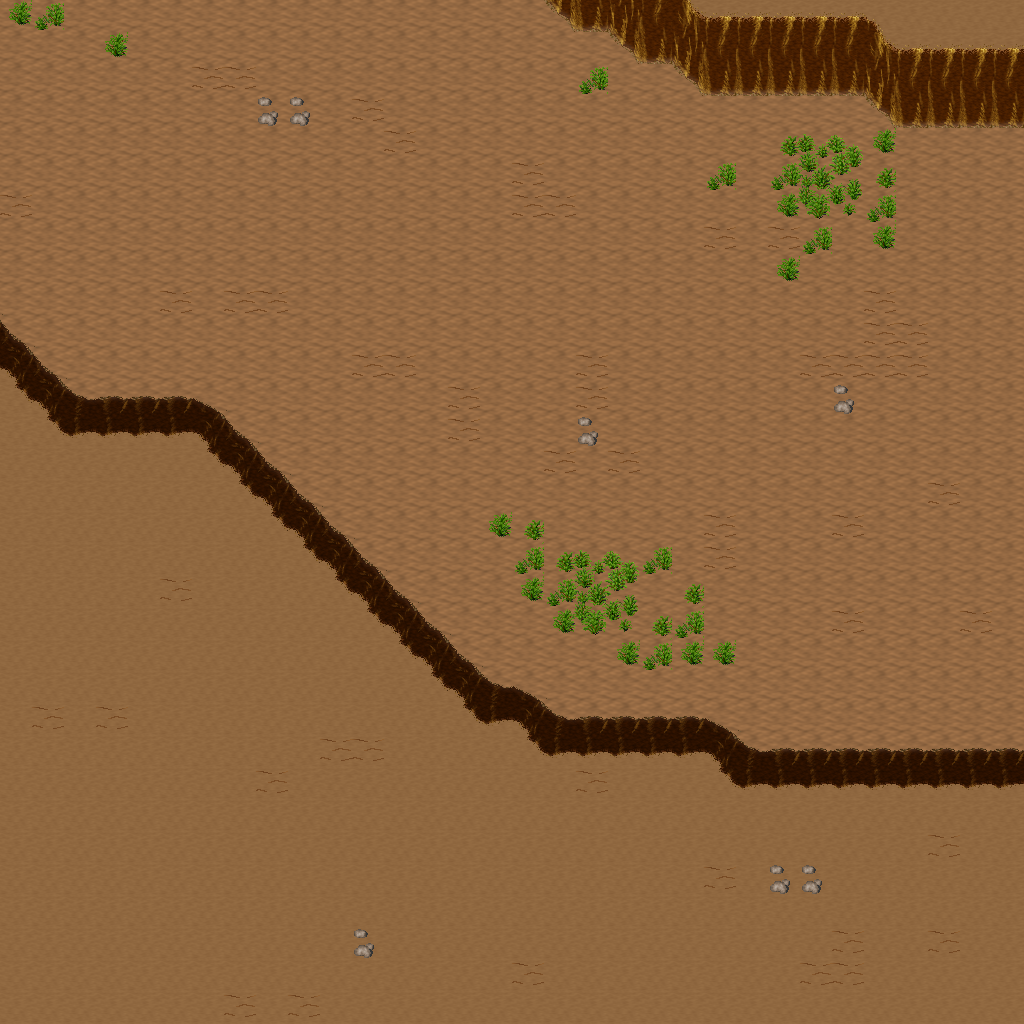

This is a level from a 2D game, rendered from its Tiled map with the project's own tilesets. A one-line summary and the map file follow, with tile-layer data summarised:
An orthogonal 32x32 tile map with 32x32 px tiles, 5 tile layers (Ground, Objects, Objects2, Above, ...), 1 hidden layer not drawn, 20 tilesets.

<map version="1.10" tiledversion="1.11.0" orientation="orthogonal" renderorder="right-down" width="32" height="32" tilewidth="32" tileheight="32" infinite="0" nextlayerid="11" nextobjectid="1">
 <tileset firstgid="1" name="ground_ground" tilewidth="32" tileheight="32" tilecount="33" columns="3">
  <image source="../drawable/ground_ground.png" width="96" height="352" />
 </tileset>
 <tileset firstgid="34" name="ground_ridge_earth_dark" tilewidth="32" tileheight="32" tilecount="96" columns="12">
  <image source="../drawable/ground_ridge_earth_dark.png" width="384" height="256" />
 </tileset>
 <tileset firstgid="130" name="ground_earth_edges" tilewidth="32" tileheight="32" tilecount="18" columns="6">
  <image source="../drawable/ground_earth_edges.png" width="192" height="96" />
 </tileset>
 <tileset firstgid="148" name="ground_rock_pebbles" tilewidth="32" tileheight="32" tilecount="3" columns="1">
  <image source="../drawable/ground_rock_pebbles.png" width="32" height="96" />
 </tileset>
 <tileset firstgid="151" name="item_statue_grey_stone" tilewidth="32" tileheight="32" tilecount="4" columns="2">
  <image source="../drawable/item_statue_grey_stone.png" width="64" height="64" />
 </tileset>
 <tileset firstgid="155" name="ground_square_patch" tilewidth="32" tileheight="32" tilecount="9" columns="3">
  <image source="../drawable/ground_square_patch.png" width="96" height="96" />
 </tileset>
 <tileset firstgid="164" name="ground_eye" tilewidth="32" tileheight="32" tilecount="9" columns="3">
  <image source="../drawable/ground_eye.png" width="96" height="96" />
 </tileset>
 <tileset firstgid="173" name="item_corpse_huge_animal" tilewidth="32" tileheight="32" tilecount="16" columns="2">
  <image source="../drawable/item_corpse_huge_animal.png" width="64" height="256" />
 </tileset>
 <tileset firstgid="189" name="logic_creature_orc" tilewidth="32" tileheight="32" tilecount="6" columns="6">
  <image source="../drawable/logic_creature_orc.png" width="192" height="32" />
 </tileset>
 <tileset firstgid="195" name="logic_collision" tilewidth="32" tileheight="32" tilecount="1" columns="1">
  <image source="../drawable/logic_collision.png" width="32" height="32" />
 </tileset>
 <tileset firstgid="196" name="plant_tree_spruce" tilewidth="32" tileheight="32" tilecount="6" columns="2">
  <image source="../drawable/plant_tree_spruce.png" width="64" height="96" />
 </tileset>
 <tileset firstgid="202" name="plant_tree_evergreen" tilewidth="32" tileheight="32" tilecount="36" columns="3">
  <image source="../drawable/plant_tree_evergreen.png" width="96" height="384" />
 </tileset>
 <tileset firstgid="238" name="plant_bush_bushes" tilewidth="32" tileheight="32" tilecount="10" columns="5">
  <image source="../drawable/plant_bush_bushes.png" width="160" height="64" />
 </tileset>
 <tileset firstgid="248" name="plant_bush_bush_mult_colored" tilewidth="32" tileheight="32" tilecount="6" columns="3">
  <image source="../drawable/plant_bush_bush_mult_colored.png" width="96" height="64" />
 </tileset>
 <tileset firstgid="254" name="plant_stump_small_stump" tilewidth="32" tileheight="32" tilecount="4" columns="2">
  <image source="../drawable/plant_stump_small_stump.png" width="64" height="64" />
 </tileset>
 <tileset firstgid="258" name="plant_bush_large_green" tilewidth="32" tileheight="32" tilecount="9" columns="3">
  <image source="../drawable/plant_bush_large_green.png" width="96" height="96" />
 </tileset>
 <tileset firstgid="267" name="plant_tree_tree_darkgreen" tilewidth="32" tileheight="32" tilecount="88" columns="8">
  <image source="../drawable/plant_tree_tree_darkgreen.png" width="256" height="352" />
 </tileset>
 <tileset firstgid="355" name="ground_dry_grass" tilewidth="32" tileheight="32" tilecount="54" columns="9">
  <image source="../drawable/ground_dry_grass.png" width="288" height="192" />
 </tileset>
 <tileset firstgid="409" name="logic_creature_animal" tilewidth="32" tileheight="32" tilecount="32" columns="8">
  <image source="../drawable/logic_creature_animal.png" width="256" height="128" />
 </tileset>
 <tileset firstgid="441" name="logic_creature_mutant" tilewidth="32" tileheight="32" tilecount="7" columns="7">
  <image source="../drawable/logic_creature_mutant.png" width="224" height="32" />
 </tileset>
 <layer id="1" name="Ground" width="32" height="32">
  <data>[1024 cells, 1024 non-empty, 2 distinct tile ids]</data>
 </layer>
 <layer id="2" name="Objects" width="32" height="32">
  <data>[1024 cells, 229 non-empty, 26 distinct tile ids]</data>
 </layer>
 <layer id="3" name="Objects2" width="32" height="32">
  <data>[1024 cells, 0 non-empty, 0 distinct tile ids]</data>
 </layer>
 <layer id="4" name="Above" width="32" height="32">
  <data>[1024 cells, 0 non-empty, 0 distinct tile ids]</data>
 </layer>
 <layer id="5" name="Above2" width="32" height="32">
  <data>[1024 cells, 0 non-empty, 0 distinct tile ids]</data>
 </layer>
 <layer id="6" name="Walkable" width="32" height="32" visible="0">
  <data>[1024 cells, 116 non-empty, 1 distinct tile ids]</data>
 </layer>
 <objectgroup id="7" name="Mapevents" />
 <objectgroup id="8" name="Spawn" />
 <objectgroup id="9" name="Keys" />
 <objectgroup id="10" name="Replace" />
</map>
